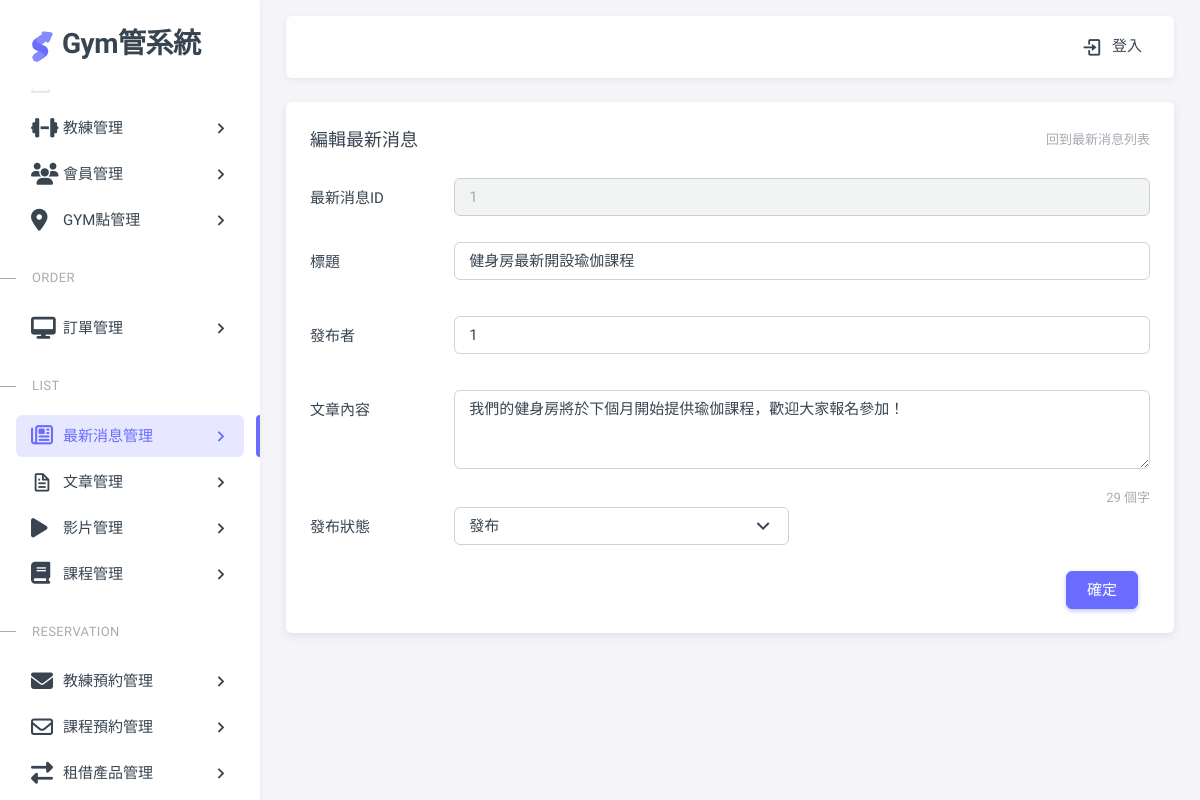
/pages/gymNews-edit.php?news_id=1, run on an earlier commit of the app's database.
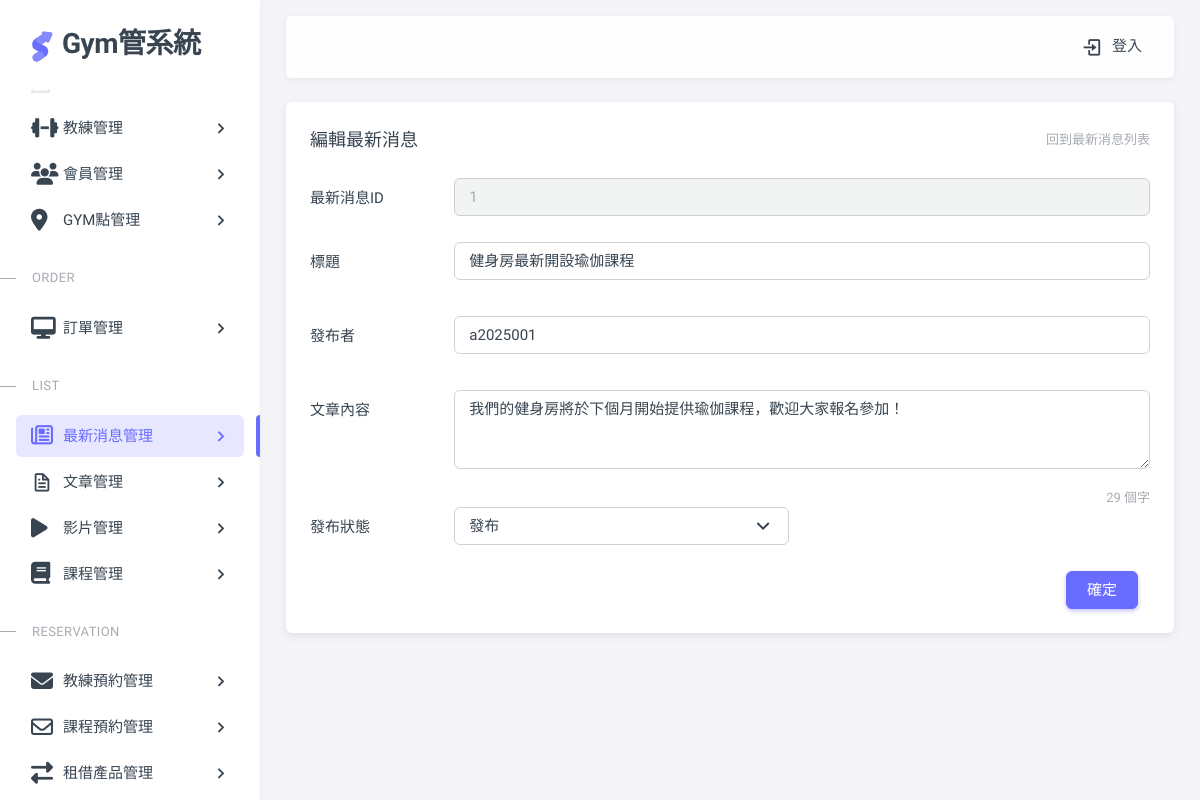
And on a later commit of the database.
### tables this page shows
CREATE TABLE gym_news (
    news_id INT AUTO_INCREMENT PRIMARY KEY,  
    title VARCHAR(255) NOT NULL,                
    content TEXT NOT NULL,                      
    author_id VARCHAR(50) NOT NULL,                      
    uploadStatus INT DEFAULT 0,                  
    created_at TIMESTAMP DEFAULT CURRENT_TIMESTAMP,
    updated_at TIMESTAMP DEFAULT CURRENT_TIMESTAMP 
);

### pages/gymNews-edit.php (the view, shortened to what this page needs)
<?php require __DIR__ . '/includes/init.php';?>
<?php
$news_id = empty($_GET['news_id'])? 0 : intval($_GET['news_id']);
$sql="SELECT * FROM gym_news WHERE news_id = $news_id";
$r = $pdo->query($sql)->fetch();
?>
<?php include __DIR__ . '/includes/html-header.php'; ?>
<?php include __DIR__ . '/includes/html-sidebar.php'; ?>
<?php include __DIR__ . '/includes/html-layout-navbar.php'; ?>
<?php include __DIR__ . '/includes/html-content wrapper-start.php'; ?>
<div class="col-xxl">
    <div class="card mb-6">
      <div class="card-header d-flex align-items-center justify-content-between">
        <h5 class="mb-0">編輯最新消息</h5>
        <small class="text-muted float-end"> <a href="./gymNews.php" class="nav-link">回到最新消息列表</a>
        </small>
      </div>
      <div class="card-body">
        <form onsubmit="sendData(event)">
            <div class="row mb-6">
                <label class="col-sm-2 col-form-label" for="basic-default-new_id">最新消息ID</label>
                <div class="col-sm-10">
                <input type="text" class="form-control" id="basic-default-new_id" name="news_id" value="<?=$r['news_id'] ?>" disabled >
                </div>
            </div>
          <div class="row mb-6">
            <label class="col-sm-2 col-form-label" for="basic-default-title">標題</label>
            <div class="col-sm-10">
              <input type="text" class="form-control" id="basic-default-title" placeholder="請輸入標題" name="title" value="<?=$r['title']?>">
            </div>
          </div>
          <div class="row mb-6">
            <label class="col-sm-2 col-form-label" for="basic-default-author">發布者</label>
            <div class="col-sm-10">
              <input type="text" class="form-control " id="basic-default-author" name="author_id" placeholder="請輸入發布者工號" min=1  value="<?=$r['author_id']?>" require>
            </div>
          </div>
          <div class="row mb-2">
            <label class="col-sm-2 col-form-label" for="basic-default-content">文章內容</label>
            <div class="col-sm-10">
              <textarea id="basic-default-content" class="form-control" placeholder="請輸入最新消息內容" aria-describedby="basic-icon-default-message2" rows="3" name="content" ><?=$r['content']?></textarea>
            </div>
          </div>
          <div class="row" >
            <div class="col-12">
                <small class="text-muted float-end" id="textCount">0 個字</small>
            </div>
          </div>
          <div class="row mb-6">
            <label class="col-sm-2 col-form-label" for="basic-default-checkbox" >發布狀態</label >
            <div class="col-sm-10">
                <div class="row">
                    <div class="col-sm-6">
                        <select id="sendNotification" class="form-select" name="uploadStatus">
                            <option value="1"  <?=($r['uploadStatus'] == 1) ? 'selected' : ''; ?>>發布</option>
                        </select>
                    </div>
                </div>
            </div>
          </div>
          <div class="mt-6 text-end">
            <button type="submit" class="btn btn-primary me-3">確定</button>
          </div>
        </form>
      </div>
    </div>
  </div>
<?php include __DIR__ . '/includes/html-content wrapper-end.php'; ?>
<?php include __DIR__ . '/includes/html-footer.php'; ?>

What changed in the data, as far as the page shows it:
changed gym_news "健身房最新開設瑜伽課程": author_id "1" → "a2025001"
